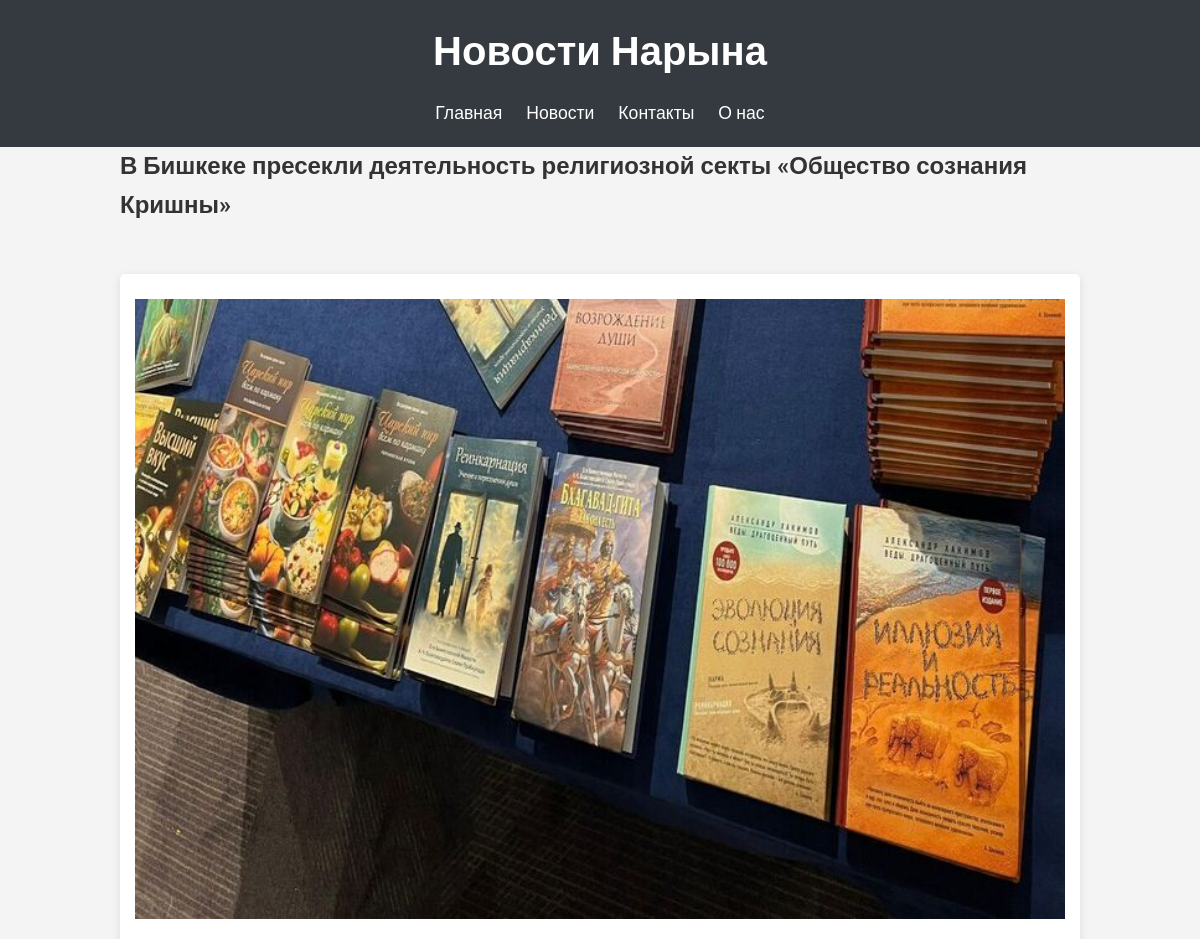
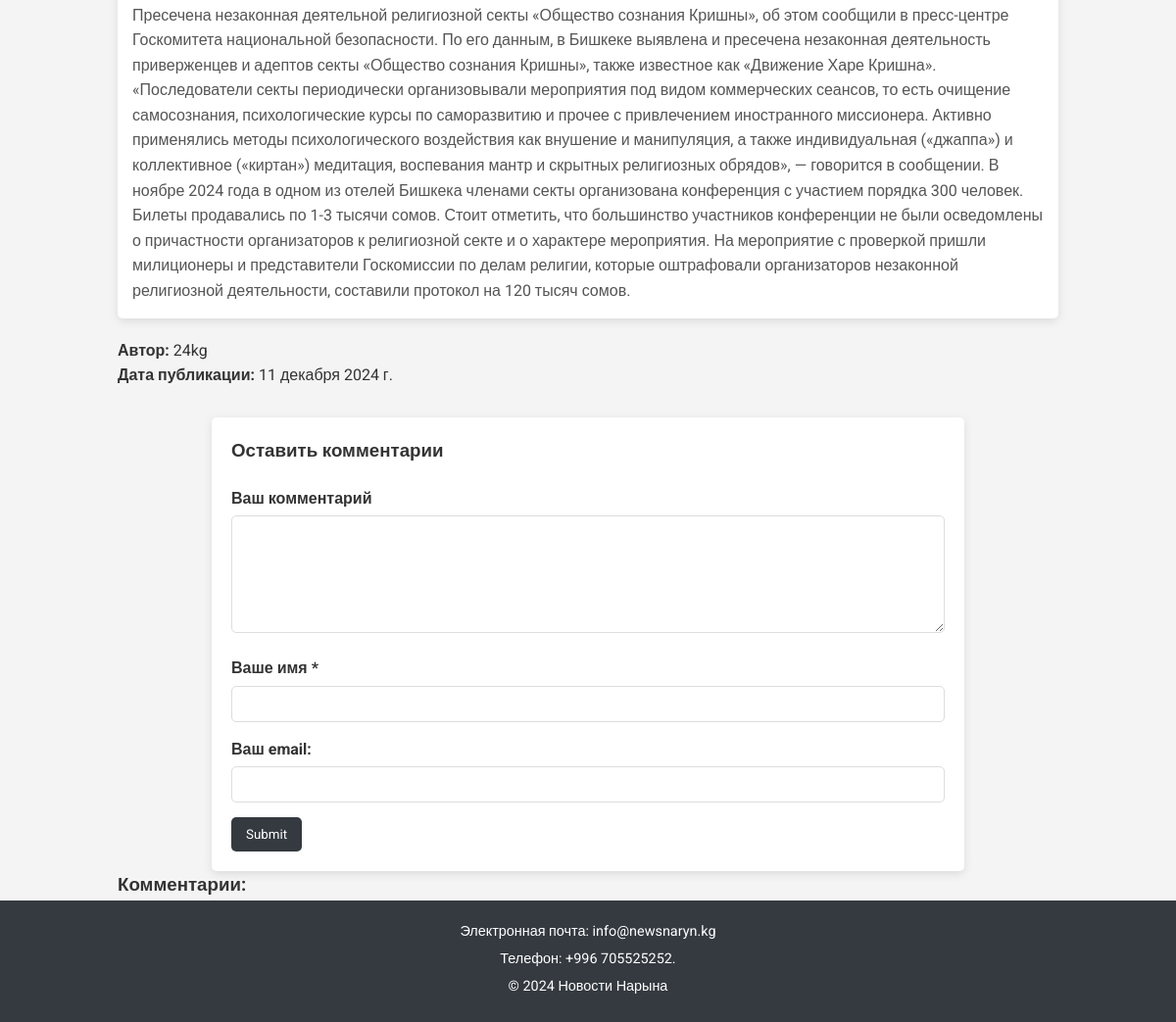
Screenshot of /3/ with the database file from the repository (2 pictures, top to bottom).
### blog/models.py (models this page shows, shortened)
class News(models.Model):
    title = models.CharField('Заголовок записи', max_length=250)
    annotation = models.TextField('Аннотация')
    description = models.TextField('Текст записи')
    author = models.CharField('Автор', max_length=100)
    date = models.DateField('Дата публикации')
    img = models.ImageField('Изображение', upload_to='image/%Y', blank=True, null=True)
    video = models.FileField('Видео', upload_to='video/%Y', blank=True, null=True)
    class Meta:
        verbose_name = 'Запись'
        verbose_name_plural = 'Записи'

### blog/views.py (the view)
# urls.py: path('<int:pk>/', views.Post_DetailView.as_view()),
class Post_DetailView(View):
    def get(self, request, pk):
        posts = News.objects.get(id=pk)
        return render(request, 'blog/post_detail.html', {'post': posts})

### templates/blog/post_detail.html (shortened to what this page needs)
{% load static %}
<!DOCTYPE html>
<html lang="ru">
<head>
    <link rel="stylesheet" href="{% static 'blog/css/style2.css' %}">
</head>
<body>
    <header>
        <h1>Новости Нарына</h1>
        <nav>
            <a href="/">Главная</a>
            <a href="#news">Новости</a>
            <a href="#contacts">Контакты</a>
            <a href="#about">О нас</a>
        </nav>
    </header>
    <div class="container">
        <h2>{{ post.title }}</h2>
        <section id="news" class="section">
            <div id="news-container">
                <div class="news-card" onclick="openModal('modal1')">
                    <img src="{{ post.img.url }}" alt="" width="60%">
                    <p>{{ post.description }}</p>
                </div>
                <div class="-container">
                    <b>Автор:</b> {{ post.author}} <br>
                    <b>Дата публикации:</b> {{ post.date }} <br>
                </div>
            </div>
        </section>
        <section>
            <div class="container">
                <div class="form-comment">
                    <h3>Оставить комментарии</h3>
                    <div>
                        <form action="{% url 'add_comments' post.id %}" method="post">
                            <div>
                                <label>Ваш комментарий</label>
                                <textarea name="text_comment"></textarea>
                            </div>
                            <div>
                                <label>Ваше имя *</label>
                                <input type="text" name="name">
                            </div>
                            <div>
                                <label>Ваш email:</label>
                                <input type="email" name="email">
                            </div>
                            <div>
                                 <input type="submit">
                            </div>
                        </form>
                    </div>
                </div>
            </div>
        </section>
        <section>
            <div>
                <h3>Комментарии:</h3>
            </div>
        </section>
    </div>
    <footer>
        <p>Электронная почта: info@newsnaryn.kg</p>
        <p>Телефон: +996 705525252.</p>
        <p>&copy; 2024 Новости Нарына</p>
    </footer>
</body>
</html>

### static/blog/css/style2.css (style rules this page uses)
* { margin: 0; padding: 0; box-sizing: border-box; font-family: 'Roboto', sans-serif; }
body { background-color: #f4f4f4; color: #333; line-height: 1.6; }
header { background: #343a40; color: white; padding: 20px; text-align: center; }
header h1 { margin-bottom: 15px; font-size: 2.5em; }
nav { margin-top: 10px; }
nav a { color: #fff; text-decoration: none; margin: 0 10px; font-size: 1.1em; }
.container { width: 80%; margin: 0 auto; }
.news-card { background: white; padding: 15px; margin-bottom: 20px; border-radius: 5px; cursor: pointer; box-shadow: 0 3px 10px rgba(0, 0, 0, 0.1); transition: transform 0.2s; }
.news-card img { width: 100%; height: auto; margin-top: 10px; }
.news-card p { margin-top: 15px; color: #555; }
.section { margin-top: 50px; }
.form-comment { background: #fff; padding: 20px; margin-top: 30px; border-radius: 5px; box-shadow: 0 3px 10px rgba(0, 0, 0, 0.1); }
.form-comment h3 { margin-bottom: 20px; }
.form-comment label { display: block; font-weight: bold; margin-bottom: 5px; }
.form-comment textarea, .form-comment input[type="text"], .form-comment input[type="email"] { width: 100%; padding: 10px; margin-bottom: 15px; border: 1px solid #ddd; border-radius: 5px; }
.form-comment textarea { resize: vertical; height: 120px; }
.form-comment input[type="submit"] { background-color: #343a40; color: white; padding: 10px 15px; border: none; border-radius: 5px; cursor: pointer; }
footer { background-color: #343a40; color: white; text-align: center; padding: 20px 0; font-size: 0.9em; }
footer p { margin-bottom: 5px; }

### rows the page displays
News: title "В Бишкеке пресекли деятельность религиозной секты «Общество сознания Кришны»", img (picture), description "Пресечена незаконная деятельной религиозной секты «Общество сознания Кришны», об этом сообщили в пресс-центре Госкомитета национальной безопасности. По его данным, в Бишкеке выявлена и пресечена незаконная деятельность приверженцев и адептов секты «Общество сознания Кришны», также известное как «Движение Харе Кришна». «Последователи секты периодически организовывали мероприятия под видом коммерческих сеансов, то есть очищение самосознания, психологические курсы по саморазвитию и прочее с привлечением иностранного миссионера. Активно применялись методы психологического воздействия как внушение и манипуляция, а также индивидуальная («джаппа») и коллективное («киртан») медитация, воспевания…", author "24kg", date "11 декабря 2024 г."
